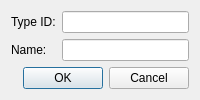
<?xml version="1.0" encoding="UTF-8"?>
<ui version="4.0">
 <class>OneTypeDialog</class>
 <widget class="QDialog" name="OneTypeDialog">
  <property name="geometry">
   <rect>
    <x>0</x>
    <y>0</y>
    <width>200</width>
    <height>95</height>
   </rect>
  </property>
  <property name="windowTitle">
   <string>OneType</string>
  </property>
  <layout class="QVBoxLayout" name="verticalLayout">
   <item>
    <layout class="QFormLayout" name="formLayout">
     <item row="0" column="0">
      <widget class="QLabel" name="label">
       <property name="text">
        <string>Type ID:</string>
       </property>
      </widget>
     </item>
     <item row="0" column="1">
      <widget class="QLineEdit" name="leTypeID">
       <property name="readOnly">
        <bool>true</bool>
       </property>
      </widget>
     </item>
     <item row="1" column="0">
      <widget class="QLabel" name="label_2">
       <property name="text">
        <string>Name:</string>
       </property>
      </widget>
     </item>
     <item row="1" column="1">
      <widget class="QLineEdit" name="leName"/>
     </item>
    </layout>
   </item>
   <item>
    <widget class="QDialogButtonBox" name="buttonBox">
     <property name="orientation">
      <enum>Qt::Horizontal</enum>
     </property>
     <property name="standardButtons">
      <set>QDialogButtonBox::Cancel|QDialogButtonBox::Ok</set>
     </property>
    </widget>
   </item>
  </layout>
 </widget>
 <resources/>
 <connections>
  <connection>
   <sender>buttonBox</sender>
   <signal>accepted()</signal>
   <receiver>OneTypeDialog</receiver>
   <slot>accept()</slot>
   <hints>
    <hint type="sourcelabel">
     <x>248</x>
     <y>254</y>
    </hint>
    <hint type="destinationlabel">
     <x>157</x>
     <y>274</y>
    </hint>
   </hints>
  </connection>
  <connection>
   <sender>buttonBox</sender>
   <signal>rejected()</signal>
   <receiver>OneTypeDialog</receiver>
   <slot>reject()</slot>
   <hints>
    <hint type="sourcelabel">
     <x>316</x>
     <y>260</y>
    </hint>
    <hint type="destinationlabel">
     <x>286</x>
     <y>274</y>
    </hint>
   </hints>
  </connection>
 </connections>
</ui>
